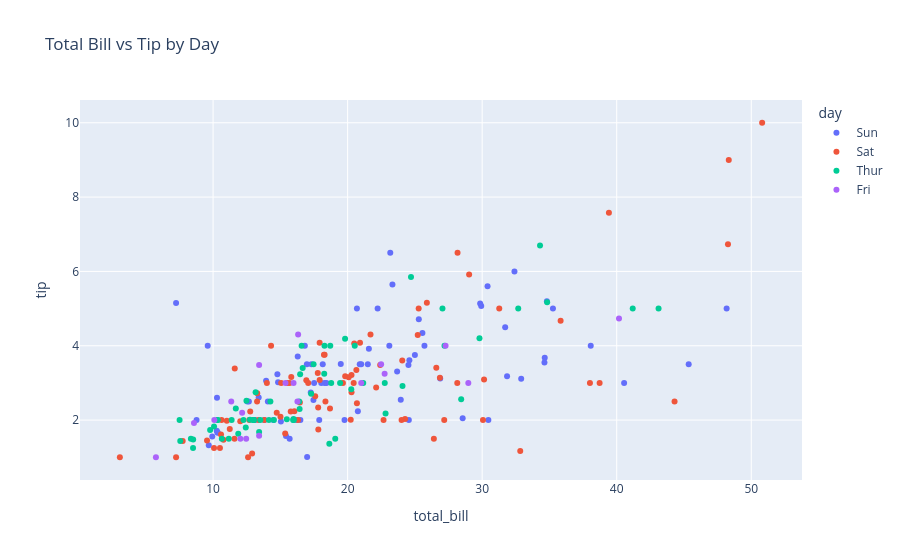

The notebook cell this image was saved under:
### Markdown cell above
## 7. Scatter Plot with Color

### Request
Create the same scatter plot, but color the points by `day`.

### Explanation
The `color` argument works similarly to `hue` in Seaborn.
It helps compare groups inside the same plot.

### Code cell
fig = px.scatter(
    data_frame=df,
    x="total_bill",
    y="tip",
    color="day",
    title="Total Bill vs Tip by Day"
)

fig.show()
